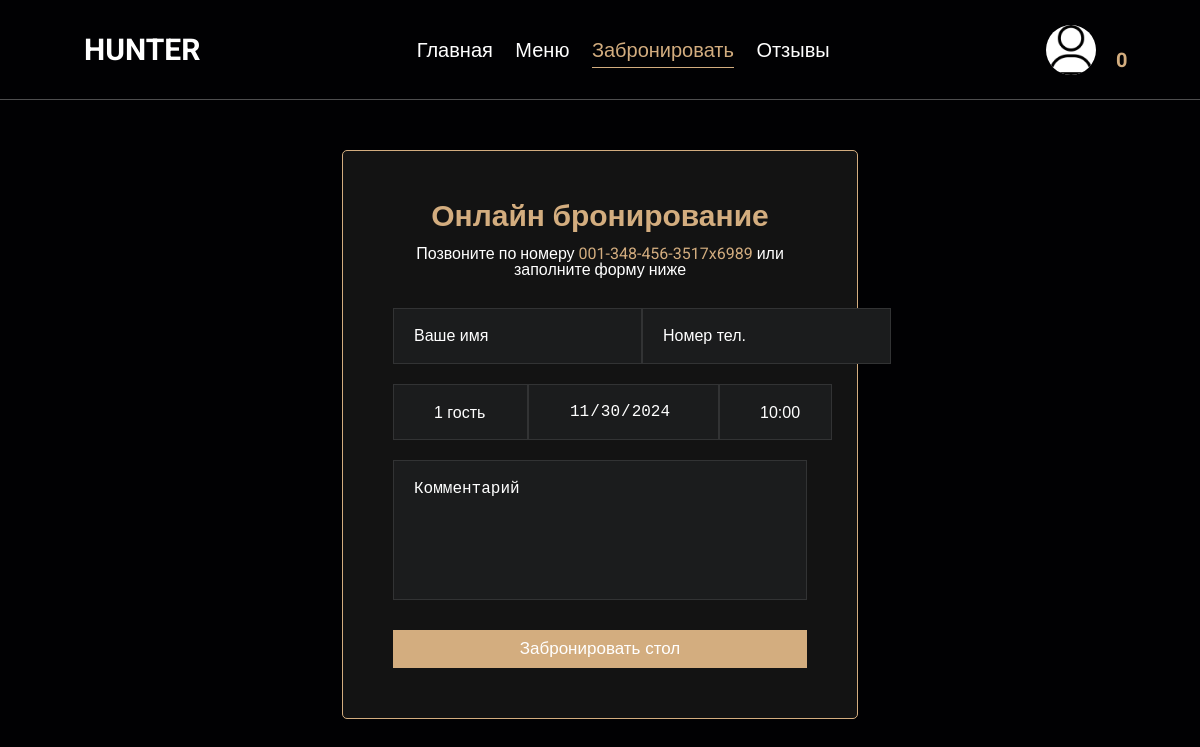
Before: /main/Hunter/reservation with the older database file.
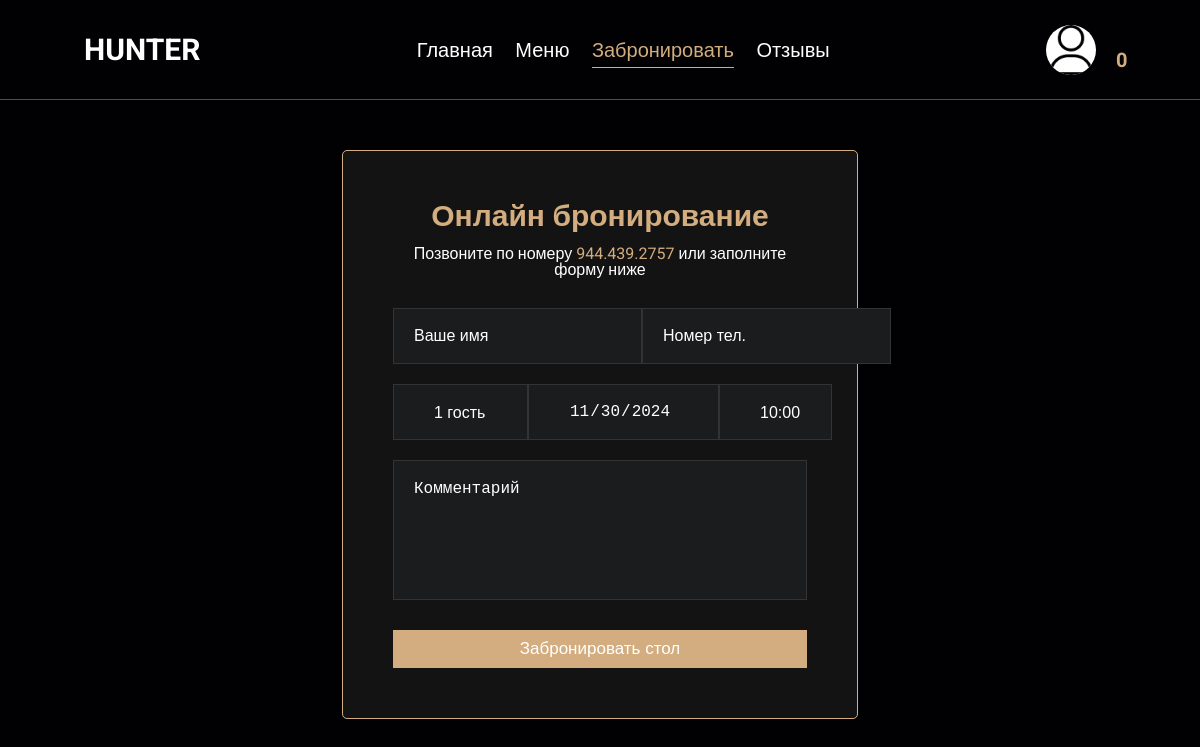
After: the same page with the newer database file.
### app/models.py (models this page shows, shortened)
class Restaurant(models.Model):
    name = models.CharField(blank=False, max_length=32, default="")
    content = models.TextField(blank=False, max_length=200, default="")
    address = models.CharField(blank=False, max_length=50)
    phone_regex = RegexValidator(regex=r'^\+?[7,8]?[\s,-]?\(?\d{3}\)?[\s,-]?\d{3}[\s,-]?\d{2}[\s,-]?\d{2}$', message="Invalid format")
    phone = models.CharField(validators=[phone_regex], max_length=12, null=True)
    img = models.ImageField(null=True, blank=True, default="background.jpg", upload_to="restaurant_image/%Y/%M/%D")
    objects = RestaurantManager()

### app/views.py (the view)
# urls.py: path("main/<str:restaurant_name>/reservation", views.restaurantReservation, name="restaurantReservation"),
def restaurantReservation(request, restaurant_name):
    restaurant = models.Restaurant.objects.get_by_name(restaurant_name)[0]
    if request.method == 'POST':
        reservation_form = app.forms.ReservationAddForm(request.POST)
        if reservation_form.is_valid():
            reservation_form.save(restaurant_name=restaurant_name)
            return redirect(reverse('restaurantIndex', args=(restaurant_name, )))
    else:
        reservation_form = app.forms.ReservationAddForm()
    return render(request, "restaurant__reservation.html", {'form': reservation_form, "restaurant": restaurant})

### app/forms.py (shortened to what this page needs)
class ReservationAddForm(forms.ModelForm):
    class Meta:
        model = Reservation
        fields = ["name", "phone", "guests", "date", "time", "comment"]
        widgets = {
            'name': forms.TextInput(attrs={'placeholder': 'Ваше имя'}),
            'phone': forms.TextInput(attrs={'placeholder': 'Номер тел.'}),
            'date': forms.TextInput(attrs={'type': 'date'}),
            'comment': forms.Textarea(attrs={'cols': 80, 'rows': 20, 'placeholder': 'Комментарий'}),
        }
    def __init__(self, *args, **kwargs):
        super().__init__(*args, **kwargs)
        for field in self.fields.values():
            field.widget.attrs.update({"class": "input-field"})

### app/models.py (called while the page is built)
    def get_by_name(self, _name):
        return self.filter(name = _name)

### app/template_filters.py (called while the page is built)
@register.filter(name='get_sum_dict_values')
def get_sum_dict_values(dict, key):
    return sum(dict[key].values())

### cart/context_proccesors.py (called while the page is built)
def cart(request):
    return {'cart': Cart(request).cart}

### templates/restaurant__reservation.html (shortened to what this page needs)
{% extends 'layouts/restaurant__base.html' %}
{% block content %}
<section class="reservation">
  <div class="reservation-form">
    <form class="form" method="post" novalidate>
      <h2 class="form-title">Онлайн бронирование</h2>
      <p class="form-text">
        Позвоните по номеру <a href="#" class="form-link">{{ restaurant.phone }}</a>
        или заполните форму ниже
      </p>
      <div class="input-wrapper">
        <div class="input">
          {{ form.name }}
        </div>
        <div class="input">
          {{ form.phone }}
        </div>
      </div>
      <div class="input-wrapper">
        <div class="icon-wrapper">
          {{ form.guests }}
        </div>
        <div class="icon-wrapper">
          {{ form.date }}
        </div>
        <div class="icon-wrapper">
            {{ form.time }}
        </div>
      </div>
      {{ form.comment }}
      <button type="submit" class="btn">
        Забронировать стол
      </button>
    </form>
  </div>
</section>
{% endblock %}

### templates/layouts/restaurant__base.html (shortened to what this page needs)
{% load static %}
{% load template_filters %}
<!DOCTYPE html>
<html lang="ru">
<head>
  <link rel="stylesheet" href="https://cdnjs.cloudflare.com/ajax/libs/font-awesome/6.6.0/css/all.min.css">
  <link rel="stylesheet" href="{% static 'css/reset.css' %}"/>
  <link rel="stylesheet" href="{% static 'css/restaurant.css' %}"/>
</head>
<body>
  <header class="header">
    <a href="{% url 'restaurantIndex' restaurant_name=restaurant.name %}" class="logo">
      {{ restaurant.name }}
    </a>
    {% with request.resolver_match.url_name as url_name %}
    <nav class="navbar">
      <a class="{% if url_name == 'restaurantIndex' %}current__page{% endif %}" href="{% url 'restaurantIndex' restaurant_name=restaurant.name %}">Главная</a>
      <a class="{% if url_name == 'restaurantMenu' %}current__page{% endif %}" href="{% url 'restaurantMenu' restaurant_name=restaurant.name %}">Меню</a>
      <a class="{% if url_name == 'restaurantReservation' %}current__page{% endif %}" href="{% url 'restaurantReservation' restaurant_name=restaurant.name %}">Забронировать</a>
      <a class="{% if url_name == 'restaurantReviews' %}current__page{% endif %}" href="{% url 'restaurantReviews' restaurant_name=restaurant.name %}">Отзывы</a>
    </nav>
    <div class="icons">
      {% if user.is_authenticated and not request.user.is_superuser %}
      <img class="profile__icon" src="{{ request.user.profile.avatar.url }}" class="fas fa-user profile" id="prof-btn" onclick="toggleMenu()"></img>
      {% else %}
      <img class="profile__icon" src="{% static '/img/avatar.png' %}" class="fas fa-user profile" id="prof-btn" onclick="toggleMenu()"></img>
      {% endif %}
      <a href="{% url 'cartSummary' restaurant_name=restaurant.name %}"><span class="cart__size" id="cart_quantity">{{ cart|get_sum_dict_values:restaurant.name}}</span></a>
    </div>
    {% endwith %}
  </header>
  {% block content %}
  {% endblock %}
</body>
</html>

Changed rows visible on the page:
changed Restaurant "HUNTER": phone "001-348-456-3517x6989" → "944.439.2757"
